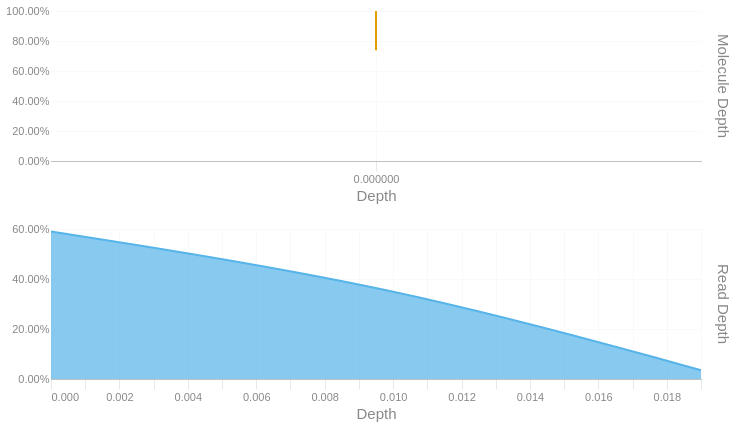

Notebook cell for this chart:
### Code cell
readdep = depth_hist(tb['Read Depth'], q99, 3)
readdep = readdep.with_columns(pl.lit('Read Depth').alias('Metric'))
if not SKIPLR:
    moldep = depth_hist(tb['Molecule Depth'], mol_q99, 1)
    moldep = moldep.with_columns(pl.lit('Molecule Depth').alias('Metric'))
    _hist = pl.concat([readdep, moldep])
    _hist = _hist.filter(pl.col('Proportion') != 0)
    with SafeRender(_hist):
        (
            alt.Chart(_hist)        
            .mark_area(interpolate = "basis")
            .encode(
                x=alt.X('Bin:Q').scale(domainMin=0).axis(alt.Axis(title='Depth')),
                y = alt.Y('Proportion:Q', title = None).axis(format = '.2%'),
                color = alt.Color('Metric:N').legend(None),
                row = alt.Row("Metric:N").header(title = None, labelOrient = 'right'),
                tooltip = [
                    alt.Tooltip("Metric:N", title = "Metric"),
                    alt.Tooltip('Interval:N', title = "Depth Interval"),
                    alt.Tooltip('Proportion:Q', title = "% Alignments").format('.2%')
                ]
            )
            .resolve_scale(x='independent', y='independent')
            .properties(
                height = 150, width = 650,
                usermeta={'embedOptions': {'downloadFileName': f'{samplename}.depth.hist'}}
            )
        ).display()
else:
    readdep = readdep.filter(pl.col('Proportion') != 0)
    with SafeRender(readdep):
        (
            alt.Chart(readdep)        
            .mark_area(interpolate = "basis")
            .encode(
                x=alt.X('Bin:Q').scale(domainMin=0).axis(alt.Axis(title='Depth')),
                y = alt.Y('Proportion:Q', title = None).axis(format = '.2%'),
                tooltip = [
                    alt.Tooltip('Interval:N', title = "Depth Interval"),
                    alt.Tooltip('Proportion:Q', title = "% Alignments").format('.2%')
                ]
            )
            .properties(
                usermeta={'embedOptions': {'downloadFileName': f'{samplename}.depth.hist'}}
            )
        ).display()

### Figure 1 — Vega-Lite specification as saved in the notebook (floating-point values rounded to 4 significant figures)
{"width": 650, "height": 150, "config": {"title": {"anchor": "start", "dy": -15, "fontSize": 18, "color": "#888888", "subtitleColor": "#888888", "subtitleFontSize": 14}, "arc": {"fill": "#0072B2"}, "axis": {"domainColor": "#888888", "domainWidth": 0.5, "gridWidth": 0.2, "grid": false, "titleFontWeight": 400, "titleFontSize": 15, "labelFontSize": 11, "labelColor": "#888888", "tickColor": "#888888", "tickWidth": 0.2, "titleColor": "#888888"}, "axisBand": {"grid": false}, "axisX": {"grid": true, "tickSize": 10, "domainCap": "round"}, "axisY": {"domain": false, "grid": true, "tickSize": 0, "domainCap": "round"}, "background": "transparent", "header": {"labelFontSize": 15, "labelColor": "#888888", "titleFontSize": 15, "titleFontWeight": 600, "titleColor": "#888888"}, "legend": {"labelFont": "sans-serif", "labelFontSize": 12, "labelColor": "#888888", "symbolSize": 100, "symbolType": "circle", "titleFontSize": 12, "titlePadding": 10, "titleColor": "#888888", "title": null}, "range": {"category": ["#E69F00", "#56B4E9", "#009E73", "#F0E442", "#0072B2", "#D55E00", "#CC79A7", "#000000"], "diverging": ["#cfe8f3", "#a2d4ec", "#73bfe2", "#46abdb", "#1696d2", "#12719e"]}, "area": {"fill": "#0072B2", "fillOpacity": 0.7, "line": true, "strokeOpacity": 0.7}, "line": {"color": "#0072B2", "stroke": "#0072B2", "strokeWidth": 2}, "trail": {"color": "#0072B2", "stroke": "#0072B2", "strokeWidth": 0, "size": 1}, "point": {"filled": true, "fillOpacity": 1.0, "size": 95}, "text": {"color": "#888888", "fontSize": 11, "align": "right", "fontWeight": 400, "size": 11}, "bar": {"fill": "#0072B2", "stroke": null}, "view": {"stroke": null, "continuousWidth": 660, "continuousHeight": 400}}, "data": {"name": "data-7b2eed6af6b5d51828f1922b6dd7e271"}, "mark": {"type": "area", "interpolate": "basis"}, "encoding": {"color": {"field": "Metric", "legend": null, "type": "nominal"}, "row": {"field": "Metric", "header": {"title": null, "labelOrient": "right"}, "type": "nominal"}, "tooltip": [{"field": "Metric", "title": "Metric", "type": "nominal"}, {"field": "Interval", "title": "Depth Interval", "type": "nominal"}, {"field": "Proportion", "format": ".2%", "title": "% Alignments", "type": "quantitative"}], "x": {"axis": {"title": "Depth"}, "field": "Bin", "scale": {"domainMin": 0}, "type": "quantitative"}, "y": {"axis": {"format": ".2%"}, "field": "Proportion", "title": null, "type": "quantitative"}}, "resolve": {"scale": {"x": "independent", "y": "independent"}}, "usermeta": {"embedOptions": {"downloadFileName": "S6_Annis_4792.depth.hist"}}, "$schema": "https://vega.github.io/schema/vega-lite/v6.1.0.json", "datasets": {"data-7b2eed6af6b5d51828f1922b6dd7e271": [{"Bin": 0.0, "Interval": "0.0-0.001", "Proportion": 0.59, "Metric": "Read Depth"}, {"Bin": 0.01, "Interval": "0.01-0.011", "Proportion": 0.375, "Metric": "Read Depth"}, {"Bin": 0.019, "Interval": "0.019-0.02", "Proportion": 0.035, "Metric": "Read Depth"}, {"Bin": 0.0, "Interval": "0.0-0.0", "Proportion": 0.739, "Metric": "Molecule Depth"}, {"Bin": 0.0, "Interval": "0.0-0.0", "Proportion": 0.241, "Metric": "Molecule Depth"}, {"Bin": 0.0, "Interval": "0.0-0.0", "Proportion": 0.013, "Metric": "Molecule Depth"}, {"Bin": 0.0, "Interval": "0.0-0.0", "Proportion": 0.003, "Metric": "Molecule Depth"}, {"Bin": 0.0, "Interval": "0.0-0.0", "Proportion": 0.002, "Metric": "Molecule Depth"}, {"Bin": 0.0, "Interval": "0.0-0.05", "Proportion": 0.002, "Metric": "Molecule Depth"}]}}
